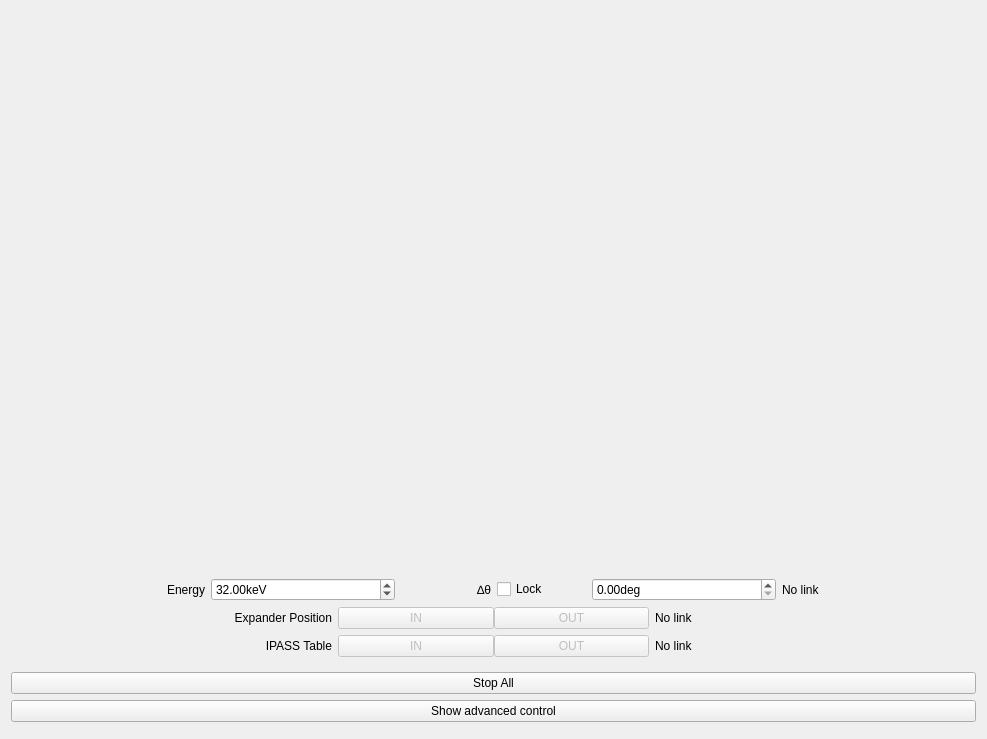
<?xml version="1.0" encoding="UTF-8"?>
<ui version="4.0">
 <class>ExpanderGui</class>
 <widget class="QWidget" name="ExpanderGui">
  <property name="geometry">
   <rect>
    <x>0</x>
    <y>0</y>
    <width>987</width>
    <height>739</height>
   </rect>
  </property>
  <property name="sizePolicy">
   <sizepolicy hsizetype="Preferred" vsizetype="Preferred">
    <horstretch>0</horstretch>
    <verstretch>0</verstretch>
   </sizepolicy>
  </property>
  <property name="windowTitle">
   <string>Form</string>
  </property>
  <layout class="QVBoxLayout" name="verticalLayout">
   <item>
    <widget class="QWidget" name="mainWidget" native="true">
     <layout class="QVBoxLayout" name="verticalLayout_2">
      <item>
       <widget class="QWidget" name="scheme" native="true">
        <property name="sizePolicy">
         <sizepolicy hsizetype="Preferred" vsizetype="Expanding">
          <horstretch>0</horstretch>
          <verstretch>1</verstretch>
         </sizepolicy>
        </property>
        <property name="minimumSize">
         <size>
          <width>0</width>
          <height>100</height>
         </size>
        </property>
        <property name="styleSheet">
         <string notr="true">image: url(:/ExpanderSide-1.png);</string>
        </property>
       </widget>
      </item>
      <item>
       <layout class="QHBoxLayout" name="horizontalLayout_8">
        <item>
         <widget class="QLabel" name="label_2">
          <property name="text">
           <string>Energy</string>
          </property>
          <property name="alignment">
           <set>Qt::AlignRight|Qt::AlignTrailing|Qt::AlignVCenter</set>
          </property>
         </widget>
        </item>
        <item>
         <widget class="QDoubleSpinBox" name="doubleSpinBox">
          <property name="suffix">
           <string>keV</string>
          </property>
          <property name="value">
           <double>32.000000000000000</double>
          </property>
         </widget>
        </item>
        <item>
         <layout class="QHBoxLayout" name="horizontalLayout_4">
          <item>
           <widget class="QLabel" name="label_3">
            <property name="text">
             <string>∆θ</string>
            </property>
            <property name="alignment">
             <set>Qt::AlignRight|Qt::AlignTrailing|Qt::AlignVCenter</set>
            </property>
           </widget>
          </item>
          <item>
           <widget class="QCheckBox" name="checkBox">
            <property name="text">
             <string>Lock</string>
            </property>
           </widget>
          </item>
         </layout>
        </item>
        <item>
         <widget class="QDoubleSpinBox" name="doubleSpinBox_2">
          <property name="suffix">
           <string>deg</string>
          </property>
         </widget>
        </item>
        <item>
         <widget class="QLabel" name="label_4">
          <property name="text">
           <string>No link</string>
          </property>
         </widget>
        </item>
       </layout>
      </item>
      <item>
       <layout class="QHBoxLayout" name="horizontalLayout_1">
        <item>
         <widget class="QLabel" name="label_14">
          <property name="text">
           <string>Expander Position</string>
          </property>
          <property name="alignment">
           <set>Qt::AlignRight|Qt::AlignTrailing|Qt::AlignVCenter</set>
          </property>
         </widget>
        </item>
        <item>
         <widget class="QWidget" name="modeSet" native="true">
          <property name="enabled">
           <bool>false</bool>
          </property>
          <layout class="QHBoxLayout" name="horizontalLayout">
           <property name="spacing">
            <number>0</number>
           </property>
           <property name="leftMargin">
            <number>0</number>
           </property>
           <property name="topMargin">
            <number>0</number>
           </property>
           <property name="rightMargin">
            <number>0</number>
           </property>
           <property name="bottomMargin">
            <number>0</number>
           </property>
           <item>
            <widget class="QPushButton" name="moveIn">
             <property name="text">
              <string> IN </string>
             </property>
            </widget>
           </item>
           <item>
            <widget class="QPushButton" name="moveOut">
             <property name="text">
              <string>OUT</string>
             </property>
            </widget>
           </item>
          </layout>
         </widget>
        </item>
        <item>
         <widget class="QWidget" name="modeSetEnable" native="true">
          <layout class="QHBoxLayout" name="horizontalLayout_5">
           <property name="spacing">
            <number>0</number>
           </property>
           <property name="leftMargin">
            <number>0</number>
           </property>
           <property name="topMargin">
            <number>0</number>
           </property>
           <property name="rightMargin">
            <number>0</number>
           </property>
           <property name="bottomMargin">
            <number>0</number>
           </property>
           <item>
            <widget class="QLabel" name="currentInOut">
             <property name="text">
              <string>No link</string>
             </property>
             <property name="alignment">
              <set>Qt::AlignLeading|Qt::AlignLeft|Qt::AlignVCenter</set>
             </property>
            </widget>
           </item>
          </layout>
         </widget>
        </item>
       </layout>
      </item>
      <item>
       <layout class="QHBoxLayout" name="horizontalLayout_6">
        <item>
         <widget class="QLabel" name="label">
          <property name="text">
           <string>IPASS Table</string>
          </property>
          <property name="alignment">
           <set>Qt::AlignRight|Qt::AlignTrailing|Qt::AlignVCenter</set>
          </property>
         </widget>
        </item>
        <item>
         <widget class="QWidget" name="tblSet" native="true">
          <property name="enabled">
           <bool>false</bool>
          </property>
          <layout class="QHBoxLayout" name="horizontalLayout_2">
           <property name="spacing">
            <number>0</number>
           </property>
           <property name="leftMargin">
            <number>0</number>
           </property>
           <property name="topMargin">
            <number>0</number>
           </property>
           <property name="rightMargin">
            <number>0</number>
           </property>
           <property name="bottomMargin">
            <number>0</number>
           </property>
           <item>
            <widget class="QPushButton" name="tblIn">
             <property name="text">
              <string>IN</string>
             </property>
            </widget>
           </item>
           <item>
            <widget class="QPushButton" name="tblOut">
             <property name="text">
              <string>OUT</string>
             </property>
            </widget>
           </item>
          </layout>
         </widget>
        </item>
        <item>
         <widget class="QWidget" name="modeTblSetEnable" native="true">
          <layout class="QHBoxLayout" name="horizontalLayout_3">
           <property name="spacing">
            <number>0</number>
           </property>
           <property name="leftMargin">
            <number>0</number>
           </property>
           <property name="topMargin">
            <number>0</number>
           </property>
           <property name="rightMargin">
            <number>0</number>
           </property>
           <property name="bottomMargin">
            <number>0</number>
           </property>
           <item>
            <widget class="QLabel" name="currentTblInOut">
             <property name="text">
              <string>No link</string>
             </property>
            </widget>
           </item>
          </layout>
         </widget>
        </item>
       </layout>
      </item>
     </layout>
     <zorder>doubleSpinBox_2</zorder>
     <zorder>label_4</zorder>
     <zorder>doubleSpinBox</zorder>
     <zorder>modeTblSetEnable</zorder>
     <zorder>label_14</zorder>
     <zorder>label</zorder>
     <zorder>tblSet</zorder>
     <zorder>label_2</zorder>
     <zorder>modeSet</zorder>
     <zorder>modeSetEnable</zorder>
     <zorder>scheme</zorder>
     <zorder></zorder>
     <zorder></zorder>
    </widget>
   </item>
   <item>
    <widget class="QPushButton" name="stop">
     <property name="toolTip">
      <string>Stop any motion.</string>
     </property>
     <property name="text">
      <string>Stop All</string>
     </property>
    </widget>
   </item>
   <item>
    <widget class="QPushButton" name="advanced_pb">
     <property name="text">
      <string>Show advanced control</string>
     </property>
    </widget>
   </item>
   <item>
    <widget class="QWidget" name="advancedWidget" native="true">
     <layout class="QGridLayout" name="advancedLayout">
      <property name="leftMargin">
       <number>0</number>
      </property>
      <property name="topMargin">
       <number>0</number>
      </property>
      <property name="rightMargin">
       <number>0</number>
      </property>
      <property name="bottomMargin">
       <number>0</number>
      </property>
      <item row="0" column="0">
       <widget class="QMotorStack" name="motors_1" native="true"/>
      </item>
     </layout>
    </widget>
   </item>
  </layout>
  <zorder>advanced_pb</zorder>
  <zorder>advancedWidget</zorder>
  <zorder>mainWidget</zorder>
  <zorder>stop</zorder>
 </widget>
 <customwidgets>
  <customwidget>
   <class>QMotorStack</class>
   <extends>QWidget</extends>
   <header location="global">qmotorstack.h</header>
   <container>1</container>
  </customwidget>
 </customwidgets>
 <resources>
  <include location="expanderGui.qrc"/>
 </resources>
 <connections/>
 <designerdata>
  <property name="gridDeltaX">
   <number>10</number>
  </property>
  <property name="gridDeltaY">
   <number>10</number>
  </property>
  <property name="gridSnapX">
   <bool>true</bool>
  </property>
  <property name="gridSnapY">
   <bool>true</bool>
  </property>
  <property name="gridVisible">
   <bool>true</bool>
  </property>
 </designerdata>
</ui>
